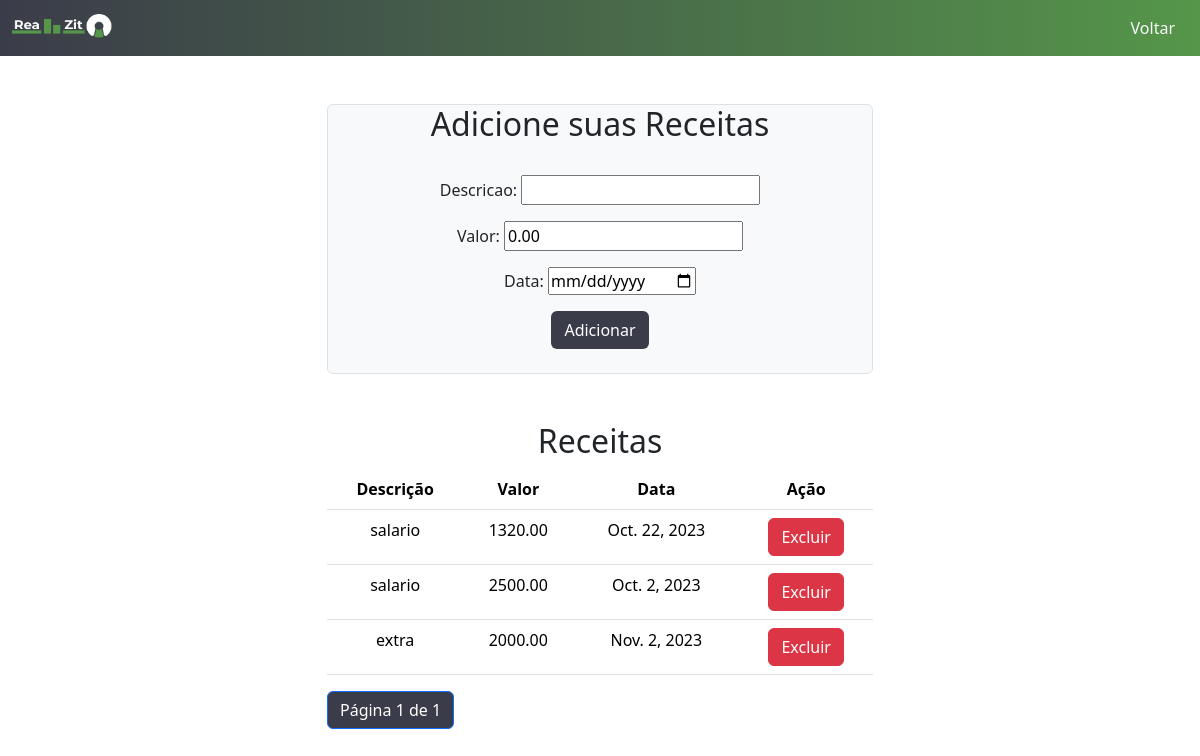
Screenshot of /usuarios/financeiro/adicionar_receita/ (signed in) with the database file from the repository.
### financeiro/models.py (models this page shows, shortened)
class Receita(models.Model):
    descricao = models.CharField(max_length=255)
    valor = models.DecimalField(max_digits=10, decimal_places=2)
    data = models.DateField()
    usuario = models.ForeignKey(settings.AUTH_USER_MODEL, on_delete=models.CASCADE)
    class Meta:
        app_label = 'financeiro'

### financeiro/views.py (the view)
# urls.py: path('adicionar_receita/', views.adicionar_receita, name='adicionar_receita'),
@login_required
def adicionar_receita(request):
    if request.method == 'POST':
        form = ReceitaForm(request.POST)
        if form.is_valid():
            nova_receita = form.save(commit=False)
            nova_receita.usuario = request.user
            nova_receita.save()
            return redirect('adicionar_receita')
    else:
        form = ReceitaForm()
    receitas = Receita.objects.filter(usuario=request.user)
    paginator = Paginator(receitas, 5)
    page = request.GET.get('page')
    try:
        receitas = paginator.page(page)
    except PageNotAnInteger:
        receitas = paginator.page(1)
    except EmptyPage:
        receitas = paginator.page(paginator.num_pages)
    return render(request, 'registration/adicionar_receita.html', {'form': form, 'receitas': receitas})

### financeiro/forms.py
class ReceitaForm(forms.ModelForm):
    class Meta:
        model = Receita
        fields = ['descricao', 'valor', 'data']
        widgets = {
            'data': DateInput(attrs={'type': 'date'}),
            'valor': NumberInput(attrs={'value': '0.00'}),
        }

### usuarios/templates/registration/adicionar_receita.html (shortened to what this page needs)
{% load static %}
<!DOCTYPE html>
<html lang="br">
<head>
    <link href="https://cdn.jsdelivr.net/npm/bootstrap@5.3.2/dist/css/bootstrap.min.css" rel="stylesheet">
  </head>
<nav class="navbar" style="background: linear-gradient(to right, #3B3C49, #55964A);">
  <div class="container-fluid">
    <a class="navbar-brand text-light" href="#">
      <img src="{% static "usuarios/logo_clara.png" %}" alt="Logo" width="100" height="24" class="d-inline-block align-text-top">
    </a>
    <ul class="nav justify-content-end bg-sucess rounded-circle">
      <button type="button" class="btn text-light"  onclick="returnToDashboard()">Voltar</button>
    </ul>
  </div>
</nav>
<div class="container mt-5">
  <div class="row justify-content-center">
    <div class="col-md-6">
      <div class="container border bg-light border-succes rounded">
  <h2 class="text-center">Adicione suas Receitas</h2><br>
  <form method="post" class="text-center">
    {{ form.as_p }}
    <button type="submit" class="btn btn-block" style="background-color: #3B3C49; color: white;" >Adicionar</button><br><br>
  </form>
</div>
<br><br>
  <h2 class="text-center">Receitas</h2>
  <table class="table container text-center">
    <thead>
      <tr>
        <th>Descrição</th>
        <th>Valor</th>
        <th>Data</th>
        <th>Ação</th>
      </tr>
    </thead>
    <tbody>
      {% for receita in receitas %}
        <tr>
          <td>{{ receita.descricao }}</td>
          <td>{{ receita.valor }}</td>
          <td>{{ receita.data }}</td>
          <td>
            <a href="{% url 'delete_receita' receita.id %}" class="btn btn-danger">Excluir</a>
          </td>
        </tr>
      {% empty %}
        <tr>
          <td colspan="4" class="text-center">Nenhuma receita cadastrada.</td>
        </tr>
      {% endfor %}
    </tbody>
  </table>
  <div class="text-center">
    <ul class="pagination">
        <li class="page-item active"><span class="page-link" style="background-color: #3B3C49; color: white;">Página {{ receitas.number }} de {{ receitas.paginator.num_pages }}</span></li>
    </ul>
  </div>
</html>

### rows the page displays
Receita: descricao "salario", valor "1320.00", data "Oct. 22, 2023"
Receita: descricao "salario", valor "2500.00", data "Oct. 2, 2023"
Receita: descricao "extra", valor "2000.00", data "Nov. 2, 2023"

### other values shown
{{ receitas.number }} "1"
{{ receitas.paginator.num_pages }} "1"
